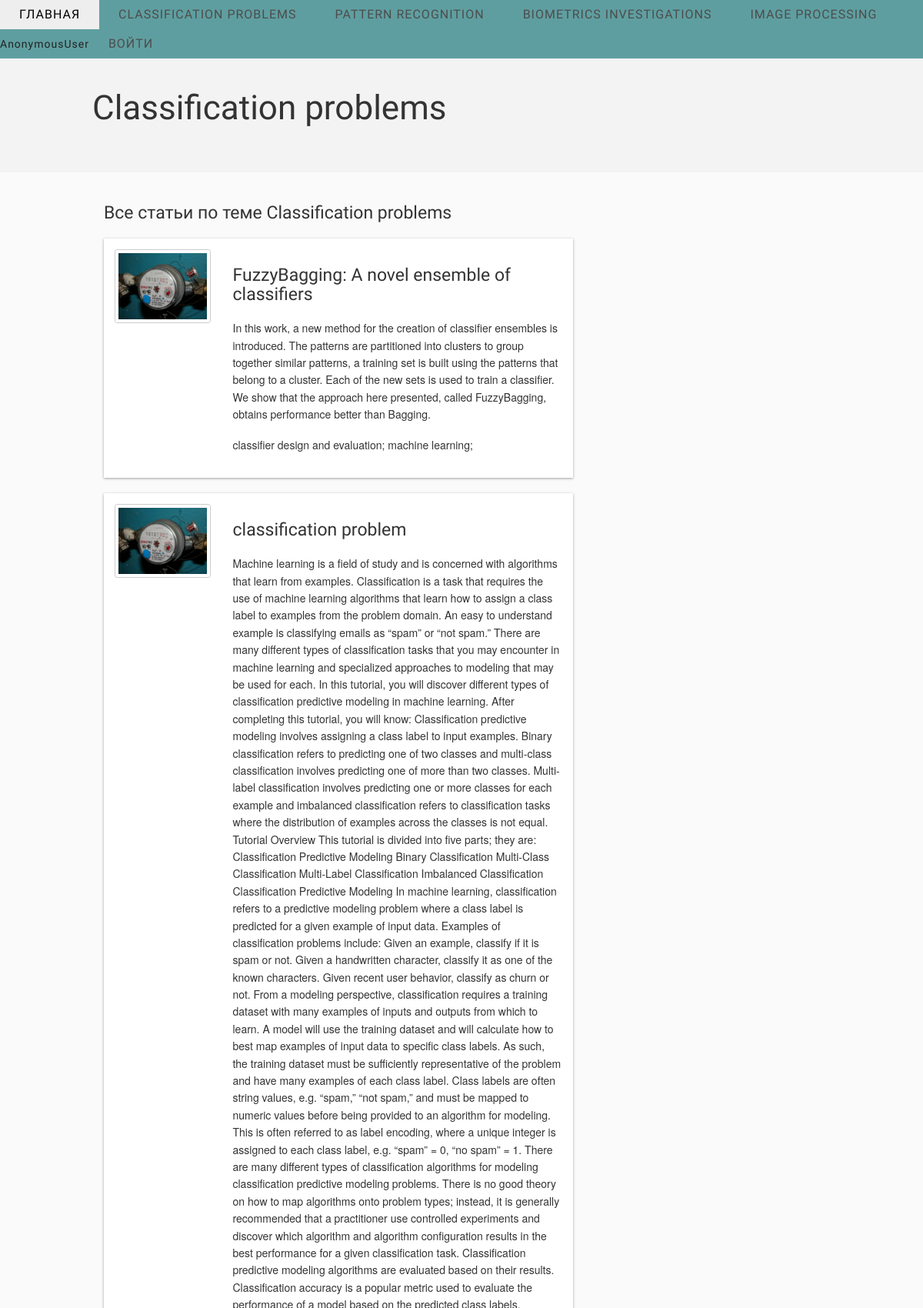
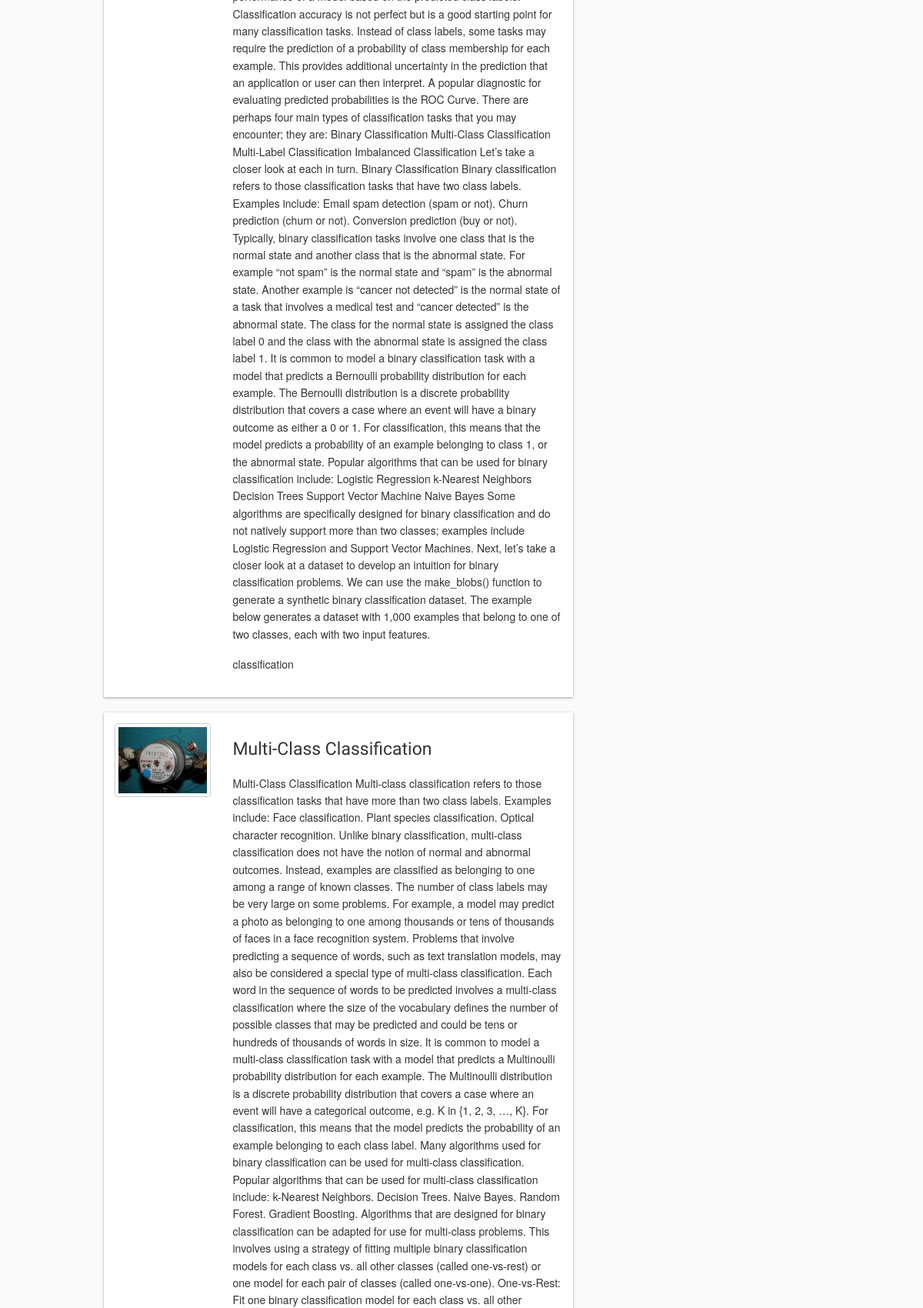
Screenshot of /news/rubric/1 (upper part) with the database file from the repository (2 pictures, top to bottom).
### news/models.py (models this page shows, shortened)
class Rubric(models.Model):
    name = models.CharField(max_length=100)

class Article(models.Model):
    title = models.CharField(max_length=100)
    keyword = models.CharField(max_length=200)
    annotation = models.TextField()
    rubric = models.ForeignKey(Rubric, null=True, blank=True, on_delete=models.SET_NULL)
    hashtag = models.ManyToManyField(Hashtag, help_text="Выберите хэштэг")

### news/views.py (the view)
# urls.py: path('rubric/<int:rubric_id>', views.by_rubric, name='rubric'),
def by_rubric(request, rubric_id):
    articles = Article.objects.filter(rubric=rubric_id)
    rubrics = Rubric.objects.all()
    current_rubric = Rubric.objects.get(pk=rubric_id)
    context = {'articles': articles, 'rubrics': rubrics, 'current_rubric': current_rubric}
    return render(request, 'news/rubrika.html', context)

### news/templates/news/rubrika.html (shortened to what this page needs)
<!DOCTYPE html>
{% load static %}
<html class="no-js" lang="en">
<head>
    <link rel="stylesheet" href="{% static 'stylesheets/foundation.min.css' %}">
    <link rel="stylesheet" href="{% static 'stylesheets/main.css' %}">
    <link rel="stylesheet" href="{% static 'stylesheets/app.css' %}">
    <link rel="stylesheet" href="{% static 'fonts/ligature.css' %}">
</head>
<body>
<nav>
     <div style="background-color:cadetblue; display: flex; justify-content: space-between">
        <div>
            <ul id="menu-header" class="nav-bar horizontal">
                <li><a href="{% url 'index' %}">Главная</a></li>
                {% for rubric in rubrics %}
                <li><a href="{% url 'rubric' rubric.id %}">{{rubric.name}}</a></li>
                {% endfor %}
                <li>{{request.user}}</li>
                {% if not request.user.is_authenticated %}
                <li><a href="{% url 'login' %}">Войти</a></li>
                {% endif %}
            </ul>
        </div>
    </div>
</nav>
<header>
    <div class="row">
        <h1>{{current_rubric.name}}</h1>
</header>
<section>
    <div class="section_main">
        <div class="row">
            <section class="eight columns">
                <h4>Все статьи по теме {{current_rubric.name}}</h4>
                {% for article in articles %}
                {% if current_rubric.id == article.rubric.id %}
                <article class="blog_post">
                    <div class="three columns">
                        <a href="#" class="th"><img src="{% static 'images/a1.jpg' %}" alt="desc"/></a>
                    </div>
                    <div class="nine columns">
                        <a href="{% url 'current_article' article.id %}"><h4>{{article.title}}</h4></a>
                        <p>{{article.annotation}}</p>
                        <p>{{article.keyword}}</p>
                    </div>
                </article>
                {% endif %}
                {% endfor %}
            </section>
        </div>
    </div>
</section>
</body>
</html>

### static/stylesheets/main.css (style rules this page uses)
body { background: #fafafa }
.row { width: 960px }
header { background: #f3f3f3; clear:both; padding: 20px 0 40px }
.blog_post { clear: both; padding: 15px 0; overflow:auto; margin-bottom: 20px; background:#FFF; box-shadow: 0 1px 3px rgba(34, 25, 25, 0.4) }
p { color: #333 }
h1,h2,h3,h4 { font-family:'Open Sans Condensed',sans-serif; font-weight: normal; color: #333; margin: 20px 0 }
.section_main { padding: 20px 0 }
.nav-bar { margin-top: 0; background: none }
.nav-bar > li { border: 0; padding: 0; font-family: 'Open Sans Condensed',sans-serif; letter-spacing: 1px; box-shadow: none }
.nav-bar > li > a:first-child { font-size: 16px; text-transform: uppercase; padding: 0 25px }
.nav-bar > li:last-child { border: 0; box-shadow: none }
.nav-bar > li > a { color: #4d4d4d }

### rows the page displays
Rubric: name "CLASSIFICATION PROBLEMS", name "Classification problems"
Rubric: name "PATTERN RECOGNITION"
Rubric: name "BIOMETRICS INVESTIGATIONS"
Rubric: name "IMAGE PROCESSING"
Article: title "FuzzyBagging: A novel ensemble of classifiers", annotation "In this work, a new method for the creation of classifier ensembles is introduced. The patterns are partitioned into clusters to group together similar patterns, a training set is built using the patterns that belong to a cluster. Each of the new sets is used to train a classifier. We show that the approach here presented, called FuzzyBagging, obtains performance better than Bagging.", keyword "classifier design and evaluation; machine learning;"
Article: title "classification problem", annotation "Machine learning is a field of study and is concerned with algorithms that learn from examples. Classification is a task that requires the use of machine learning algorithms that learn how to assign a class label to examples from the problem domain. An easy to understand example is classifying emails as “spam” or “not spam.” There are many different types of classification tasks that you may encounter in machine learning and specialized approaches to modeling that may be used for each. In this tutorial, you will discover different types of classification predictive modeling in machine learning. After completing this tutorial, you will know: Classification predictive modeling involves…", keyword "classification"
Article: title "Multi-Class Classification"

### other values shown
{{ request.user }} "AnonymousUser"
